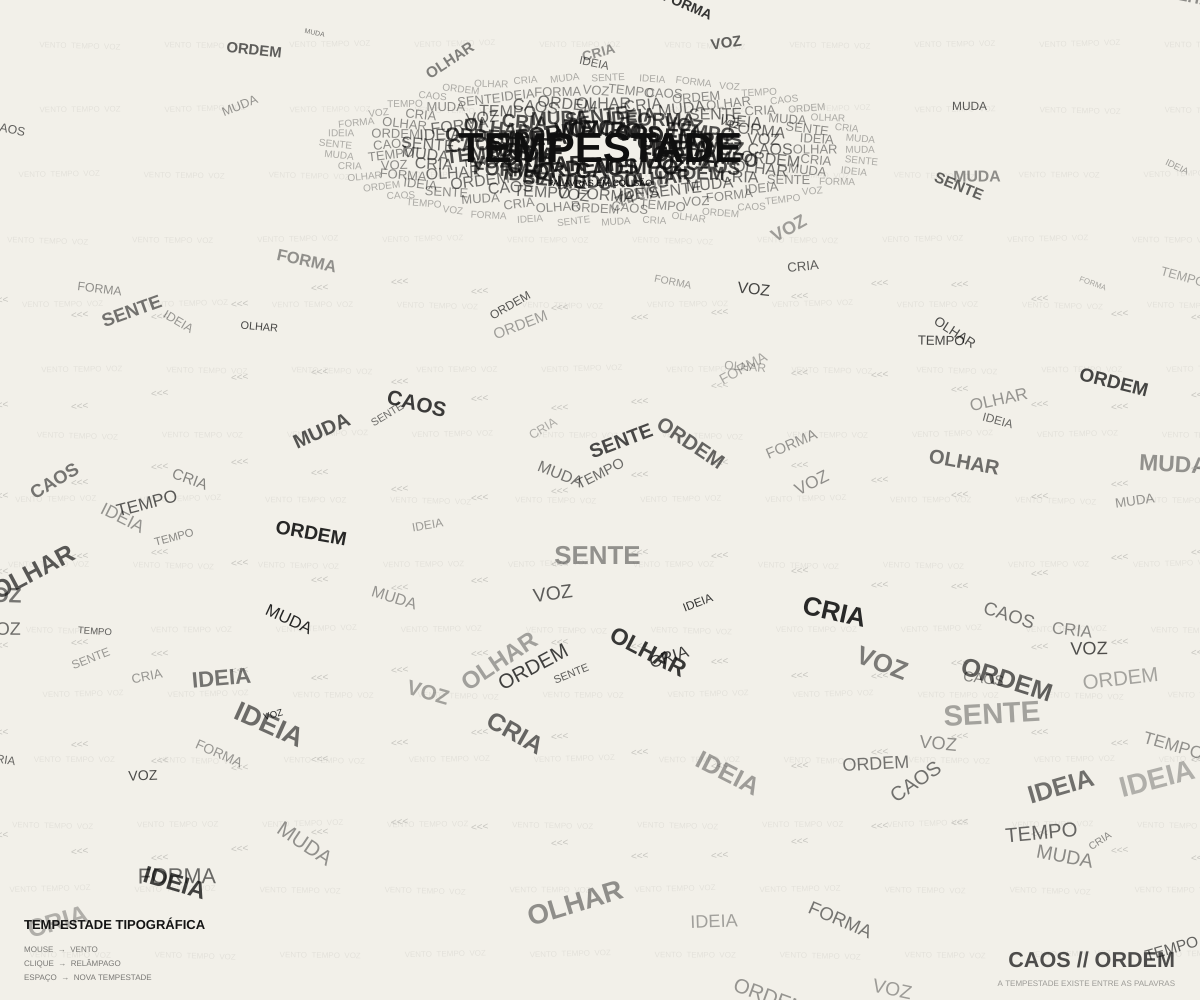
Frame 1 (no input)
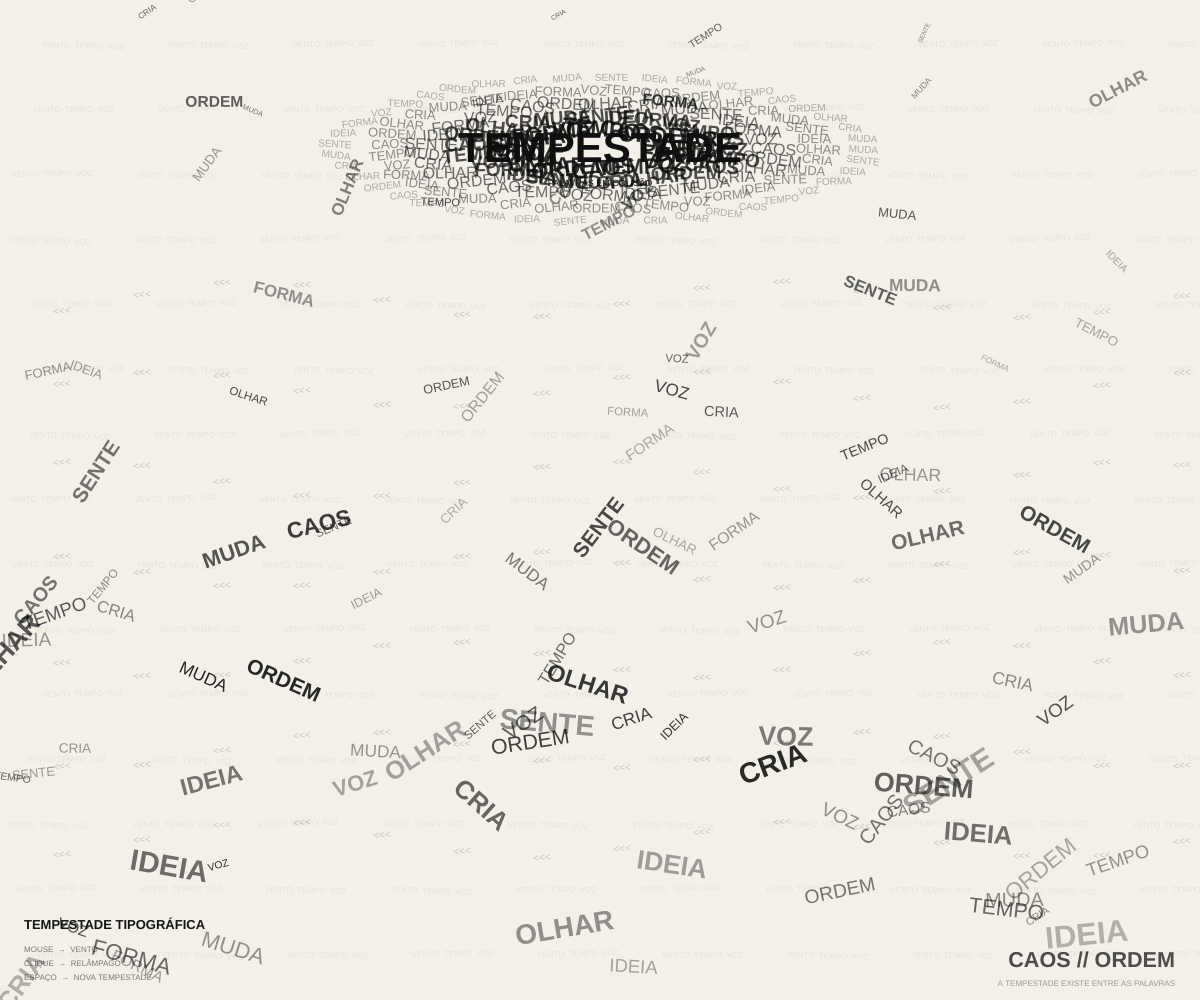
Frame 60 (no input)
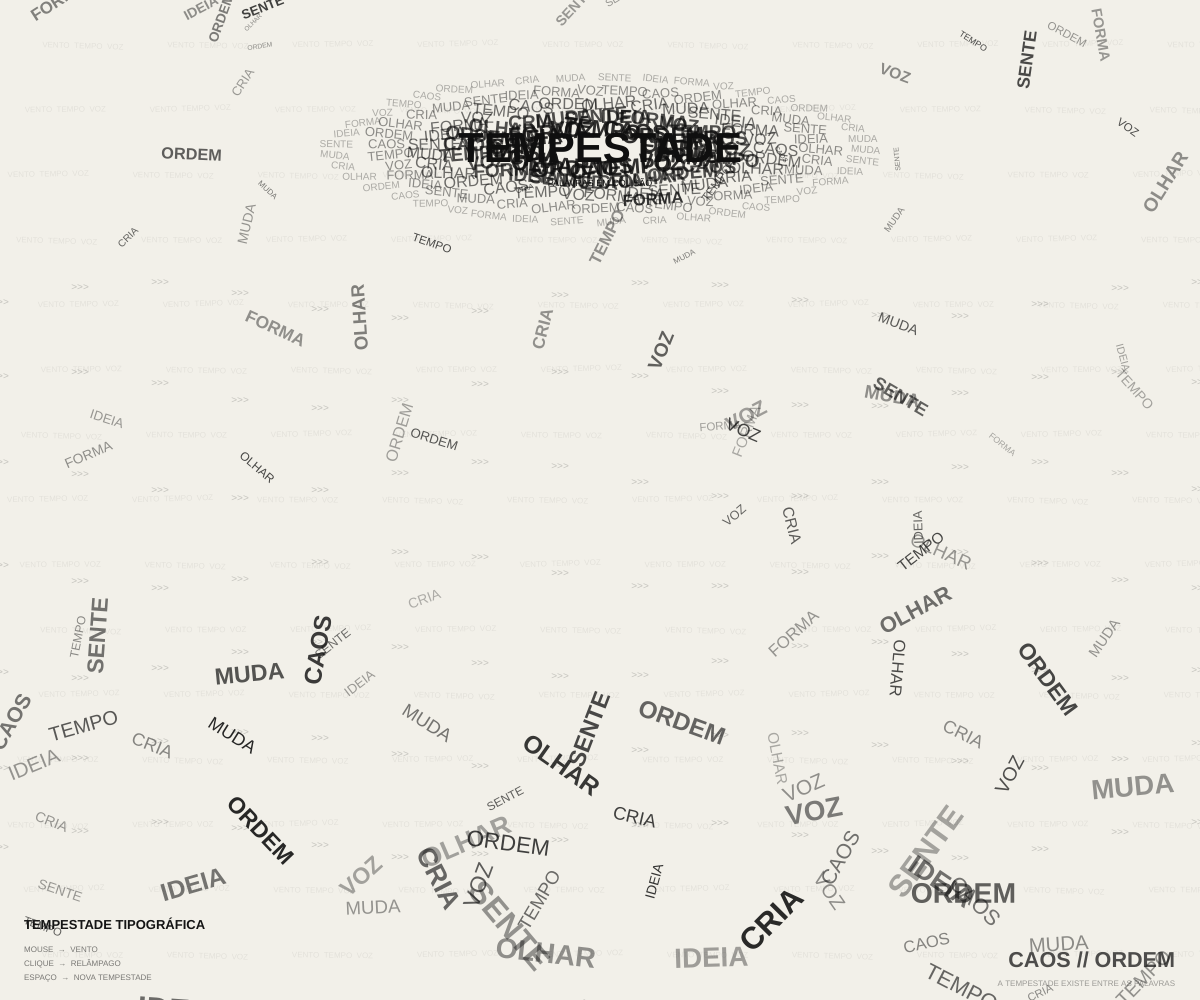
Frame 120 (the mouse pressed at the canvas centre since frame 60)

The p5.js sketch that drew these frames (run headless with seeded random() and noise() and a simulated clock; from frame 60 on, the mouse is pressed at the canvas centre):

// p5.js sketch
// ── sketch.js
// Artefato da Semana 7 — Tipografia
// Conceito: TEMPESTADE TIPOGRÁFICA
//
// A paisagem é construída principalmente com TEXTO.
//
// As palavras funcionam como chuva.
// A nuvem é formada por palavras.
// O vento é representado por caracteres.
// O relâmpago também é desenhado com caracteres.
//
// INTERAÇÃO:
// Mouse horizontal → controla o vento
// Aproximar o mouse → afasta as palavras
// Clique → cria um relâmpago tipográfico
// Espaço → reorganiza toda a tempestade

let palavras = [
  "IDEIA",
  "FORMA",
  "VOZ",
  "TEMPO",
  "CAOS",
  "ORDEM",
  "OLHAR",
  "CRIA",
  "MUDA",
  "SENTE"
];

let chuva = [];
let raios = [];
let intensidadeVento = 0;

// ==================================================
// SETUP
// ==================================================

function setup() {
  createCanvas(windowWidth, windowHeight);

  // Fonte genérica do navegador.
  // Não utilizamos arquivos de fonte locais.
  textFont("sans-serif");

  textAlign(CENTER, CENTER);

  criarTempestade();
}

// ==================================================
// DRAW
// ==================================================

function draw() {
  background(242, 240, 233);

  intensidadeVento =
    map(
      mouseX,
      0,
      width,
      -2.5,
      2.5,
      true
    );

  desenharAtmosferaTipografica();
  desenharNuvem();
  atualizarChuva();
  desenharVento();
  desenharRaios();
  desenharTitulo();
  desenharInstrucoes();
}

// ==================================================
// CRIA A TEMPESTADE
// ==================================================

function criarTempestade() {
  chuva = [];

  let quantidade =
    floor(
      constrain(
        width / 5,
        130,
        240
      )
    );

  for (let i = 0; i < quantidade; i++) {
    chuva.push(
      criarGota(
        random(width),
        random(-height, height)
      )
    );
  }
}

// ==================================================
// CRIA UMA "GOTA" DE PALAVRA
// ==================================================

function criarGota(x, y) {
  return {
    x: x,
    y: y,
    palavra: random(palavras),
    tamanho: random(8, 25),
    velocidadeY: random(0.6, 2.4),
    velocidadeX: random(-0.3, 0.3),
    rotacao: random(-0.6, 0.6),
    giro: random(-0.009, 0.009),
    alpha: random(70, 230),
    peso: random(0.5, 1.7),
    fase: random(TWO_PI)
  };
}

// ==================================================
// ATMOSFERA FEITA COM TEXTO
// ==================================================

function desenharAtmosferaTipografica() {
  push();

  textAlign(LEFT, CENTER);
  textStyle(NORMAL);
  textSize(8);
  fill(20, 16);

  // Em vez de linhas gráficas, usamos palavras repetidas.
  for (let y = 45; y < height; y += 65) {
    let deslocamento =
      sin(
        y * 0.02 +
        frameCount * 0.008
      ) * 18;

    for (let x = -100; x < width + 100; x += 125) {
      push();

      translate(
        x + deslocamento,
        y
      );

      rotate(
        sin(
          x * 0.01 +
          y
        ) * 0.03
      );

      text(
        "VENTO  TEMPO  VOZ",
        0,
        0
      );

      pop();
    }
  }

  pop();
}

// ==================================================
// NUVEM TIPOGRÁFICA
// ==================================================

function desenharNuvem() {
  push();

  let cx = width / 2;

  let cy =
    min(
      150,
      height * 0.20
    );

  textAlign(CENTER, CENTER);

  // Várias camadas de palavras criam a massa da nuvem.
  for (let camada = 0; camada < 5; camada++) {
    let quantidade =
      17 + camada * 6;

    for (let i = 0; i < quantidade; i++) {
      let angulo =
        map(
          i,
          0,
          quantidade,
          0,
          TWO_PI
        );

      let raioX =
        80 +
        camada * 45;

      let raioY =
        20 +
        camada * 13;

      let movimento =
        sin(
          frameCount * 0.01 +
          i * 0.8
        ) * 6;

      let x =
        cx +
        cos(angulo) *
        raioX +
        movimento;

      let y =
        cy +
        sin(angulo) *
        raioY;

      let palavra =
        palavras[
          (
            i +
            camada * 2
          ) %
          palavras.length
        ];

      let tamanho =
        map(
          camada,
          0,
          4,
          22,
          10
        );

      fill(
        15,
        map(
          camada,
          0,
          4,
          220,
          80
        )
      );

      textSize(tamanho);

      if (camada < 2) {
        textStyle(BOLD);
      } else {
        textStyle(NORMAL);
      }

      push();

      translate(x, y);

      rotate(
        sin(
          i +
          frameCount * 0.007
        ) * 0.12
      );

      text(
        palavra,
        0,
        0
      );

      pop();
    }
  }

  // Centro da nuvem
  fill(15);
  textStyle(BOLD);

  textSize(
    constrain(
      width * 0.035,
      24,
      48
    )
  );

  text(
    "TEMPESTADE",
    cx,
    cy
  );

  textStyle(NORMAL);
  textSize(9);

  text(
    "PALAVRAS EM COLISÃO",
    cx,
    cy + 34
  );

  pop();
}

// ==================================================
// CHUVA DE PALAVRAS
// ==================================================

function atualizarChuva() {
  for (let p of chuva) {
    // queda
    p.y +=
      p.velocidadeY *
      p.peso;

    // vento
    p.x +=
      p.velocidadeX +
      intensidadeVento *
      0.38;

    // turbulência
    p.x +=
      sin(
        frameCount * 0.025 +
        p.fase +
        p.y * 0.012
      ) *
      0.8;

    // rotação
    p.rotacao +=
      p.giro +
      intensidadeVento *
      0.001;

    // interação com mouse
    let d =
      dist(
        mouseX,
        mouseY,
        p.x,
        p.y
      );

    if (d < 170) {
      let angulo =
        atan2(
          p.y - mouseY,
          p.x - mouseX
        );

      let forca =
        map(
          d,
          0,
          170,
          7,
          0
        );

      p.x +=
        cos(angulo) *
        forca;

      p.y +=
        sin(angulo) *
        forca;
    }

    // reinicia palavra ao sair
    if (p.y > height + 60) {
      p.y =
        random(
          -300,
          -50
        );

      p.x = random(width);
      p.palavra = random(palavras);
    }

    // atravessa laterais
    if (p.x < -120) {
      p.x = width + 120;
    }

    if (p.x > width + 120) {
      p.x = -120;
    }

    // DESENHO
    push();

    translate(p.x, p.y);
    rotate(p.rotacao);

    let escala =
      map(
        p.y,
        0,
        height,
        0.7,
        1.35,
        true
      );

    scale(escala);

    noStroke();
    fill(15, p.alpha);
    textSize(p.tamanho);

    if (p.tamanho > 18) {
      textStyle(BOLD);
    } else {
      textStyle(NORMAL);
    }

    text(
      p.palavra,
      0,
      0
    );

    pop();
  }
}

// ==================================================
// VENTO TIPOGRÁFICO
// ==================================================

function desenharVento() {
  push();

  textAlign(CENTER, CENTER);
  textStyle(NORMAL);
  textSize(10);
  fill(20, 50);

  // As correntes de vento são compostas por caracteres.
  for (let i = 0; i < 7; i++) {
    let y =
      height *
      (0.30 + i * 0.09);

    for (let x = -80; x < width + 80; x += 80) {
      let onda =
        sin(
          x * 0.012 +
          frameCount * 0.025 +
          i
        ) * 18;

      push();

      translate(
        x +
        frameCount *
        intensidadeVento *
        0.12,
        y + onda
      );

      rotate(
        intensidadeVento *
        0.035
      );

      if (intensidadeVento >= 0) {
        text(
          ">>>",
          0,
          0
        );
      } else {
        text(
          "<<<",
          0,
          0
        );
      }

      pop();
    }
  }

  pop();
}

// ==================================================
// RELÂMPAGOS TIPOGRÁFICOS
// ==================================================

function desenharRaios() {
  for (
    let i = raios.length - 1;
    i >= 0;
    i--
  ) {
    let r = raios[i];

    r.alpha -= 8;

    push();

    textAlign(CENTER, CENTER);
    textStyle(BOLD);
    textSize(18);
    fill(15, r.alpha);

    // O raio não é uma linha: ele é construído com caracteres.
    for (let j = 0; j < r.pontos.length; j++) {
      let ponto = r.pontos[j];

      push();

      translate(
        ponto.x,
        ponto.y
      );

      rotate(
        ponto.rotacao
      );

      text(
        ponto.simbolo,
        0,
        0
      );

      pop();
    }

    pop();

    if (r.alpha <= 0) {
      raios.splice(i, 1);
    }
  }
}

// ==================================================
// CRIA RELÂMPAGO
// ==================================================

function criarRaio(xInicial) {
  let pontos = [];

  let x = xInicial;
  let y = 185;

  while (y < height) {
    x +=
      random(
        -24,
        24
      );

    y +=
      random(
        18,
        34
      );

    pontos.push({
      x: x,
      y: y,

      simbolo:
        random([
          "/",
          "\\",
          "Z",
          "!",
          "V"
        ]),

      rotacao:
        random(
          -0.6,
          0.6
        )
    });
  }

  raios.push({
    pontos: pontos,
    alpha: 255
  });
}

// ==================================================
// TÍTULO INFERIOR
// ==================================================

function desenharTitulo() {
  push();

  textAlign(RIGHT, BOTTOM);

  fill(20, 190);
  textStyle(BOLD);

  textSize(
    constrain(
      width * 0.018,
      14,
      25
    )
  );

  text(
    "CAOS // ORDEM",
    width - 25,
    height - 28
  );

  textStyle(NORMAL);
  textSize(8);
  fill(20, 100);

  text(
    "A TEMPESTADE EXISTE ENTRE AS PALAVRAS",
    width - 25,
    height - 12
  );

  pop();
}

// ==================================================
// INSTRUÇÕES
// ==================================================

function desenharInstrucoes() {
  push();

  textAlign(LEFT, BOTTOM);

  fill(20);
  textStyle(BOLD);
  textSize(13);

  text(
    "TEMPESTADE TIPOGRÁFICA",
    24,
    height - 68
  );

  textStyle(NORMAL);
  textSize(8);
  fill(20, 140);

  text(
    "MOUSE  →  VENTO",
    24,
    height - 46
  );

  text(
    "CLIQUE  →  RELÂMPAGO",
    24,
    height - 32
  );

  text(
    "ESPAÇO  →  NOVA TEMPESTADE",
    24,
    height - 18
  );

  pop();
}

// ==================================================
// CLIQUE
// ==================================================

function mousePressed() {
  criarRaio(mouseX);

  // O clique também cria uma onda de choque nas palavras.
  for (let p of chuva) {
    let d =
      dist(
        mouseX,
        mouseY,
        p.x,
        p.y
      );

    if (d < 300) {
      let angulo =
        atan2(
          p.y - mouseY,
          p.x - mouseX
        );

      let forca =
        map(
          d,
          0,
          300,
          110,
          10
        );

      p.x +=
        cos(angulo) *
        forca;

      p.y +=
        sin(angulo) *
        forca;

      p.rotacao +=
        random(
          -1,
          1
        );
    }
  }
}

// ==================================================
// TECLADO
// ==================================================

function keyPressed() {
  if (key === " ") {
    palavras =
      shuffle(palavras);

    criarTempestade();
    raios = [];

    return false;
  }
}

// ==================================================
// RESPONSIVIDADE
// ==================================================

function windowResized() {
  resizeCanvas(
    windowWidth,
    windowHeight
  );

  criarTempestade();
}
